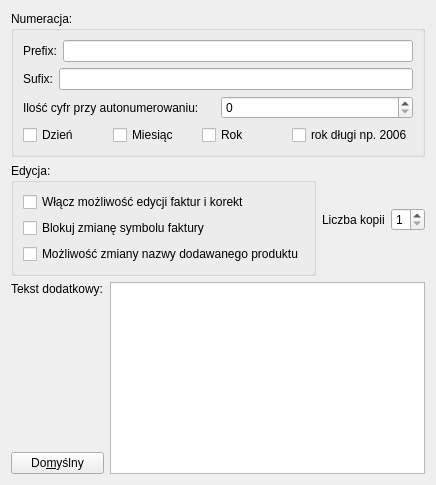
     <widget class="QWidget" name="TabPage2">
      <attribute name="title">
       <string>Faktury</string>
      </attribute>
      <layout class="QGridLayout" name="gridLayout_16">
       <item row="0" column="0">
        <widget class="QGroupBox" name="groupBox1">
         <property name="title">
          <string>Numeracja: </string>
         </property>
         <layout class="QGridLayout" name="gridLayout_15">
          <item row="0" column="0">
           <layout class="QHBoxLayout" name="horizontalLayout">
            <item>
             <widget class="QLabel" name="textLabel1_2">
              <property name="text">
               <string>Prefix:</string>
              </property>
              <property name="wordWrap">
               <bool>false</bool>
              </property>
             </widget>
            </item>
            <item>
             <widget class="QLineEdit" name="prefixEdit"/>
            </item>
           </layout>
          </item>
          <item row="1" column="0">
           <layout class="QHBoxLayout" name="horizontalLayout_2">
            <item>
             <widget class="QLabel" name="textLabel1_2_2">
              <property name="text">
               <string>Sufix:</string>
              </property>
              <property name="wordWrap">
               <bool>false</bool>
              </property>
             </widget>
            </item>
            <item>
             <widget class="QLineEdit" name="sufixEdit"/>
            </item>
           </layout>
          </item>
          <item row="2" column="0">
           <layout class="QHBoxLayout" name="horizontalLayout_3">
            <item>
             <widget class="QLabel" name="textLabel2_2">
              <property name="text">
               <string>Ilość cyfr przy autonumerowaniu:</string>
              </property>
              <property name="wordWrap">
               <bool>false</bool>
              </property>
             </widget>
            </item>
            <item>
             <widget class="QSpinBox" name="spbNumb"/>
            </item>
           </layout>
          </item>
          <item row="3" column="0">
           <layout class="QHBoxLayout" name="horizontalLayout_4">
            <item>
             <widget class="QCheckBox" name="cbDay">
              <property name="text">
               <string>Dzień</string>
              </property>
             </widget>
            </item>
            <item>
             <widget class="QCheckBox" name="cbMonth">
              <property name="text">
               <string>Miesiąc</string>
              </property>
             </widget>
            </item>
            <item>
             <widget class="QCheckBox" name="cbYear">
              <property name="text">
               <string>Rok</string>
              </property>
             </widget>
            </item>
            <item>
             <widget class="QCheckBox" name="shortYear">
              <property name="text">
               <string>rok długi np. 2006</string>
              </property>
             </widget>
            </item>
           </layout>
          </item>
         </layout>
        </widget>
       </item>
       <item row="1" column="0">
        <layout class="QHBoxLayout" name="horizontalLayout_13">
         <item>
          <widget class="QGroupBox" name="groupBox_3">
           <property name="title">
            <string>Edycja: </string>
           </property>
           <layout class="QGridLayout" name="gridLayout_13">
            <item row="0" column="0">
             <layout class="QVBoxLayout" name="verticalLayout">
              <item>
               <widget class="QCheckBox" name="cbEdit">
                <property name="text">
                 <string>Włącz możliwość edycji faktur i korekt</string>
                </property>
               </widget>
              </item>
              <item>
               <widget class="QCheckBox" name="cbSmbEdit">
                <property name="text">
                 <string>Blokuj zmianę symbolu faktury</string>
                </property>
               </widget>
              </item>
              <item>
               <widget class="QCheckBox" name="cbSmbEdit_2">
                <property name="text">
                 <string>Możliwość zmiany nazwy dodawanego produktu</string>
                </property>
               </widget>
              </item>
             </layout>
            </item>
           </layout>
          </widget>
         </item>
         <item>
          <layout class="QHBoxLayout" name="horizontalLayout_10">
           <item>
            <widget class="QLabel" name="labelNumCopies">
             <property name="text">
              <string>Liczba kopii</string>
             </property>
             <property name="wordWrap">
              <bool>false</bool>
             </property>
            </widget>
           </item>
           <item>
            <widget class="QSpinBox" name="spbNumCopies">
             <property name="minimum">
              <number>1</number>
             </property>
             <property name="maximum">
              <number>6</number>
             </property>
            </widget>
           </item>
          </layout>
         </item>
        </layout>
       </item>
       <item row="2" column="0">
        <layout class="QHBoxLayout" name="horizontalLayout_7">
         <item>
          <layout class="QVBoxLayout" name="verticalLayout_2">
           <item>
            <widget class="QLabel" name="textLabel3">
             <property name="text">
              <string>Tekst dodatkowy:</string>
             </property>
             <property name="alignment">
              <set>Qt::AlignTop</set>
             </property>
             <property name="wordWrap">
              <bool>false</bool>
             </property>
            </widget>
           </item>
           <item>
            <spacer name="verticalSpacer">
             <property name="orientation">
              <enum>Qt::Vertical</enum>
             </property>
             <property name="sizeHint" stdset="0">
              <size>
               <width>93</width>
               <height>38</height>
              </size>
             </property>
            </spacer>
           </item>
           <item>
            <widget class="QPushButton" name="defTextBtn">
             <property name="text">
              <string>Do&amp;myślny</string>
             </property>
             <property name="shortcut">
              <string>Alt+M</string>
             </property>
            </widget>
           </item>
          </layout>
         </item>
         <item>
          <widget class="QTextEdit" name="additText"/>
         </item>
        </layout>
       </item>
      </layout>
     </widget>
